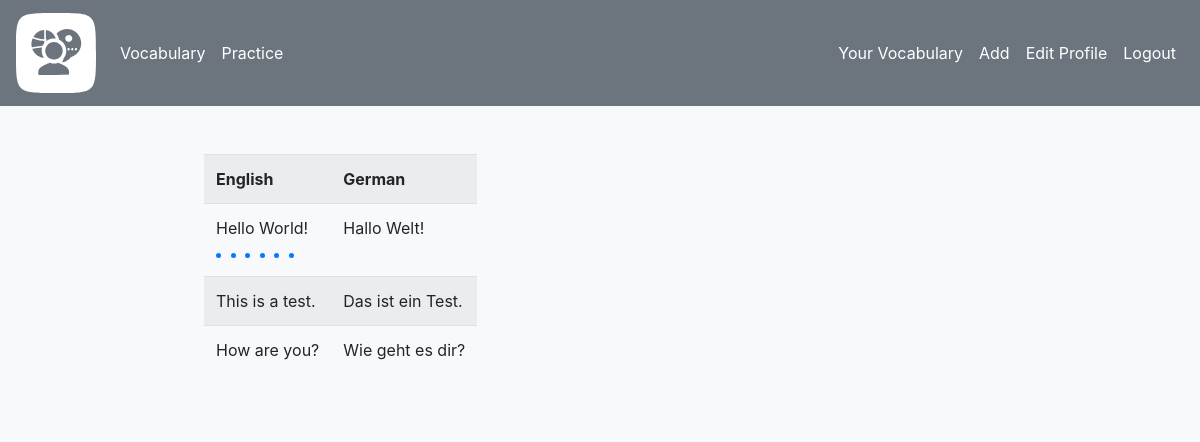
The app's page /vocabulary (signed in) with its own data.
### app/models.py (models this page shows, shortened)
class Language(db.Model):
    __tablename__ = "language"
    id: so.Mapped[int] = so.mapped_column(primary_key=True)
    iso: so.Mapped[str] = so.mapped_column(sa.String(length=2))
    name: so.Mapped[str] = so.mapped_column(sa.String(length=50))
    users: so.Mapped[list['User']] = so.relationship(
        secondary=user_language,
        back_populates='languages')

class Vocable(db.Model):
    __tablename__ = "vocable"
    id: so.Mapped[int] = so.mapped_column(primary_key=True)
    nl: so.Mapped[str] = so.mapped_column(sa.String(length=100), nullable=True)
    en: so.Mapped[str] = so.mapped_column(sa.String(length=100), nullable=True)
    fr: so.Mapped[str] = so.mapped_column(sa.String(length=100), nullable=True)
    de: so.Mapped[str] = so.mapped_column(sa.String(length=100), nullable=True)
    it: so.Mapped[str] = so.mapped_column(sa.String(length=100), nullable=True)
    es: so.Mapped[str] = so.mapped_column(sa.String(length=100), nullable=True)
    nl_lvl: so.Mapped[int] = so.mapped_column(default=0)
    en_lvl: so.Mapped[int] = so.mapped_column(default=0)
    fr_lvl: so.Mapped[int] = so.mapped_column(default=0)
    de_lvl: so.Mapped[int] = so.mapped_column(default=0)
    it_lvl: so.Mapped[int] = so.mapped_column(default=0)
    es_lvl: so.Mapped[int] = so.mapped_column(default=0)
    user_id: so.Mapped[int] = so.mapped_column(sa.ForeignKey('user.id'))
    user: so.Mapped['User']=so.relationship(back_populates='vocables')

### app/routes.py (the view)
@app.route("/vocabulary",methods=["GET"])
@login_required
def vocabulary():
    return render_template("vocabulary.html",title="Your Vocabulary")

### app/models.py (called while the page is built)
@login.user_loader
def load_user(id):
    return db.session.get(User, int(id))

### app/routes.py (called while the page is built)
@app.before_request
def before_request():
    if current_user.is_authenticated:
        current_user.last_seen = datetime.now(timezone.utc)
        db.session.commit()

### app/templates/vocabulary.html
{% extends 'base.html' %}
{% block content %}
	<div class="container-lg">
		<table class="table table-striped table-lighter table-hover table-responsive ">
			<tr>
				{% for language in current_user.languages %}
					<th>{{ language.name }}</th>
				{% endfor %}
			</tr>
			{% for vocable in current_user.vocables %}
				{% include "_vocable.html" %}
			{% endfor%}
		</table>
	</div>
{% endblock %}

### app/templates/_vocable.html
<tr>
{% for language in current_user.languages %}
    <td>
        {{ vocable[language.iso] }}<br>
        {% for i in range(vocable[language.iso + "_lvl"]) %}
            <span class="dot"></span>
        {% endfor %}
    </td>
{% endfor %}
</tr>

### app/static/custom.css (style rules this page uses)
.dot { width: 5px; height: 5px; border-radius: 50%; background-color: #007bff; display: inline-block; margin-right: 5px; }

### records on screen
Language: name "English", iso.en "Hello World!", iso.en "This is a test.", iso.en "How are you?"
Language: name "German", iso.de "Hallo Welt!", iso.de "Das ist ein Test.", iso.de "Wie geht es dir?"
